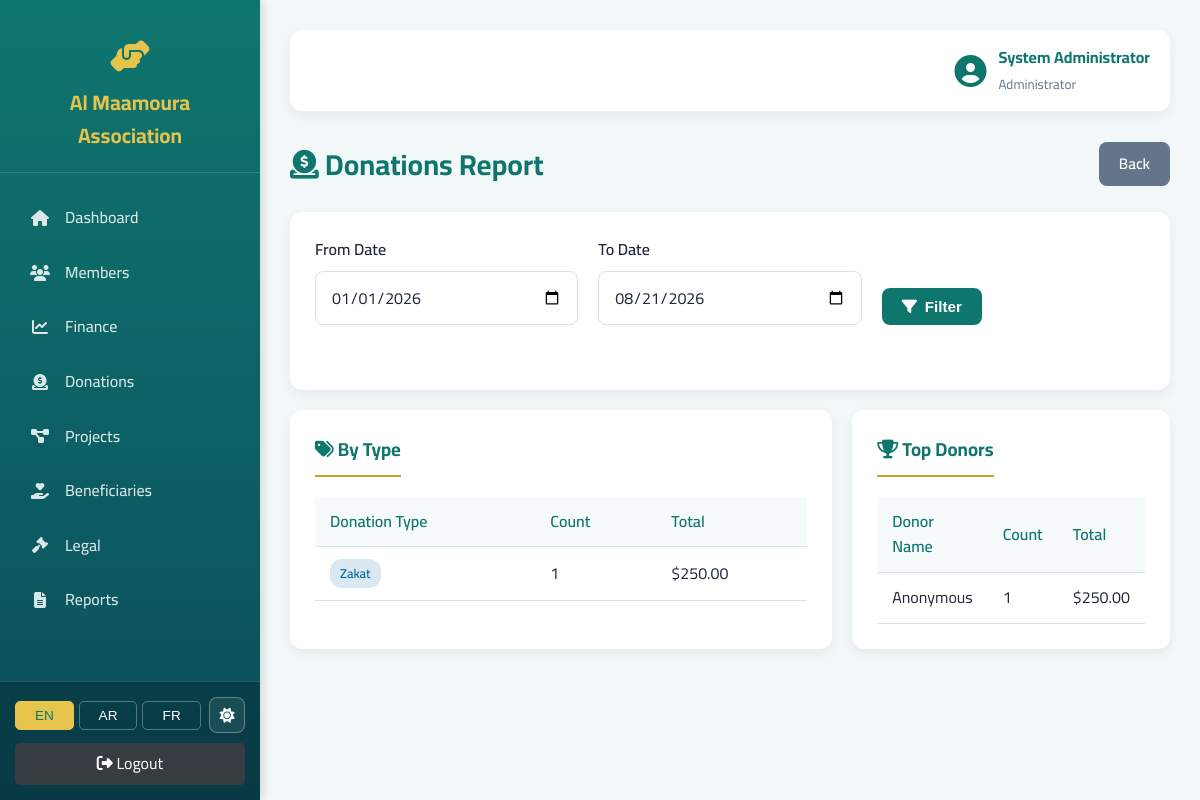
Screenshot of /reports/donations (signed in) with the database file from the repository.
### tables this page shows
CREATE TABLE donations (
    id INTEGER PRIMARY KEY AUTOINCREMENT,
    donor_id INTEGER,
    donation_number VARCHAR(50) UNIQUE NOT NULL,
    donation_date DATE NOT NULL,
    amount DECIMAL(15,2) NOT NULL,
    donation_type VARCHAR(20) CHECK(donation_type IN ('general','zakat','kafara','sadaqa','waqf','specific')) NOT NULL,
    project_id INTEGER,
    campaign_id INTEGER,
    payment_method VARCHAR(20),
    is_anonymous BOOLEAN DEFAULT 0,
    receipt_issued BOOLEAN DEFAULT 0,
    notes TEXT,
    FOREIGN KEY (donor_id) REFERENCES donors(id),
    FOREIGN KEY (project_id) REFERENCES projects(id),
    FOREIGN KEY (campaign_id) REFERENCES campaigns(id)
);

### app/controllers/reports.py (the view)
@reports_bp.route('/donations')
@login_required
def donations_report():
    conn = get_db()
    from_date = request.args.get('from', '2026-01-01')
    to_date = request.args.get('to', datetime.now().strftime('%Y-%m-%d'))
    by_type = conn.execute('''
        SELECT donation_type, COUNT(*) as count, SUM(amount) as total
        FROM donations WHERE donation_date BETWEEN ? AND ?
        GROUP BY donation_type
    ''', (from_date, to_date)).fetchall()
    top_donors = conn.execute('''
        SELECT COALESCE(d.full_name, d.company_name, 'Anonymous') as name,
               COUNT(do.id) as count, SUM(do.amount) as total
        FROM donations do
        LEFT JOIN donors d ON do.donor_id = d.id
        WHERE do.donation_date BETWEEN ? AND ?
        GROUP BY do.donor_id
        ORDER BY total DESC LIMIT 10
    ''', (from_date, to_date)).fetchall()
    conn.close()
    return render_template('reports/donations.html', by_type=by_type, top_donors=top_donors,
                          from_date=from_date, to_date=to_date)

### app/helpers/auth.py (called while the page is built)
def get_db():
    conn = sqlite3.connect(Config.DATABASE)
    conn.row_factory = sqlite3.Row
    conn.execute("PRAGMA foreign_keys = ON")  # [FIX] ensure FK enforcement
    return conn

def login_required(f):
    @wraps(f)
    def decorated(*args, **kwargs):
        if 'user_id' not in session:
            return redirect(url_for('auth.login'))
        return f(*args, **kwargs)
    return decorated

### app/helpers/i18n.py (called while the page is built)
def get_current_lang():
    lang = request.args.get('lang')
    if lang and lang in ['en', 'ar', 'fr']:
        session['lang'] = lang
        return lang
    return session.get('lang', request.accept_languages.best_match(['en', 'ar', 'fr']) or 'en')

def t(key, lang=None):
    if lang is None:
        lang = get_current_lang()
    return _translations.get(lang, {}).get(key, _translations['en'].get(key, key))

def inject_i18n():
    lang = get_current_lang()
    return {
        'current_lang': lang,
        'dir': 'rtl' if lang == 'ar' else 'ltr',
        't': lambda key: t(key, lang),
        'translations': _translations.get(lang, {})
    }

### app/templates/reports/donations.html (shortened to what this page needs)
{% extends "base.html" %}
{% block content %}
<div class="page-header">
    <h1><i class="fas fa-donate"></i> {{ t('donations_report') }}</h1>
    <a href="{{ url_for('reports.index') }}" class="btn btn-secondary">{{ t('back') }}</a>
</div>
<div class="card">
    <form method="get" action="{{ url_for('reports.donations_report') }}">
        <div class="form-row">
            <div class="form-group">
                <label>{{ t('from_date') }}</label>
                <input type="date" name="from" class="form-control" value="{{ from_date }}">
            </div>
            <div class="form-group">
                <label>{{ t('to_date') }}</label>
                <input type="date" name="to" class="form-control" value="{{ to_date }}">
            </div>
            <div class="form-group" style="align-self: flex-end;">
                <button type="submit" class="btn btn-primary">
                    <i class="fas fa-filter"></i> {{ t('filter') }}
                </button>
            </div>
        </div>
    </form>
</div>
<div class="grid-2">
    <div class="card">
        <h3><i class="fas fa-tags"></i> {{ t('by_type') }}</h3>
        <table>
            <thead>
                <tr>
                    <th>{{ t('donation_type') }}</th>
                    <th>{{ t('count') }}</th>
                    <th>{{ t('total') }}</th>
                </tr>
            </thead>
            <tbody>
            {% for row in by_type %}
                <tr>
                    <td><span class="badge badge-info">{{ t('type_' + row['donation_type']) }}</span></td>
                    <td>{{ row['count'] }}</td>
                    <td>${{ "%.2f"|format(row['total'] or 0) }}</td>
                </tr>
            {% else %}
                <tr><td colspan="3" style="text-align:center; padding:20px;">{{ t('no_data') }}</td></tr>
            {% endfor %}
            </tbody>
        </table>
    </div>
    <div class="card">
        <h3><i class="fas fa-trophy"></i> {{ t('top_donors') }}</h3>
        <table>
            <thead>
                <tr>
                    <th>{{ t('donor_name') }}</th>
                    <th>{{ t('count') }}</th>
                    <th>{{ t('total') }}</th>
                </tr>
            </thead>
            <tbody>
            {% for row in top_donors %}
                <tr>
                    <td>{{ row['name'] or '—' }}</td>
                    <td>{{ row['count'] }}</td>
                    <td>${{ "%.2f"|format(row['total'] or 0) }}</td>
                </tr>
            {% else %}
                <tr><td colspan="3" style="text-align:center; padding:20px;">{{ t('no_data') }}</td></tr>
            {% endfor %}
            </tbody>
        </table>
    </div>
</div>
{% endblock %}

### static/css/main.css (style rules this page uses)
:root { --primary: #0F766E; --primary-dark: #115E59; --primary-light: #2DD4BF; --secondary: #C9A227; --secondary-light: #E6C44C; --sky: #0EA5E9; --sky-light: #E0F2FE; --bg: #F2F7F8; --card-bg: #FFFFFF; --surface: #F7FAFB; --text: #1E293B; --text-light: #64748B; --border: #D5E3E7; --success: #15803D; --danger: #DC2626; --warning: #B45309; --info: #0369A1; --sidebar-width: 260px; --topbar-height: 70px; --sidebar-gradient: linear-gradient(180deg, #0F766E 0%, #0A4D5C 100%); --login-gradient: linear-gradient(135deg, #0F766E 0%, #0A4D5C 100%); --shadow: 0 4px 12px rgba(15, 23, 42, 0.06); --shadow-hover: 0 8px 20px rgba(15, 23, 42, 0.12); }
* { margin: 0; padding: 0; box-sizing: border-box; }
body { font-family: 'Cairo', 'Roboto', sans-serif; background: var(--bg); color: var(--text); line-height: 1.6; transition: background 0.3s, color 0.3s; }
.page-header { display: flex; justify-content: space-between; align-items: center; margin-bottom: 25px; }
.page-header h1 { color: var(--primary); font-size: 1.8rem; }
.card { background: var(--card-bg); padding: 25px; border-radius: 12px; box-shadow: var(--shadow); margin-bottom: 20px; }
.card h3 { color: var(--primary); margin-bottom: 20px; padding-bottom: 10px; border-bottom: 2px solid var(--secondary); display: inline-block; }
.grid-2 { display: grid; grid-template-columns: 2fr 1fr; gap: 20px; }
table { width: 100%; border-collapse: collapse; }
th, td { padding: 12px 15px; text-align: start; border-bottom: 1px solid var(--border); }
th { background: var(--surface); color: var(--primary); font-weight: 600; }
.btn { display: inline-flex; align-items: center; gap: 8px; padding: 10px 20px; border: none; border-radius: 8px; cursor: pointer; font-weight: 600; text-decoration: none; transition: all 0.3s; font-size: 0.95rem; }
.btn-primary { background: var(--primary); color: #fff; }
.btn-secondary { background: #64748B; color: white; }
.form-group { margin-bottom: 20px; }
.form-group label { display: block; margin-bottom: 8px; font-weight: 600; color: var(--text); }
.form-control { width: 100%; padding: 10px 15px; border: 1px solid var(--border); border-radius: 8px; font-size: 1rem; transition: 0.3s; font-family: inherit; background: var(--card-bg); color: var(--text); }
.form-row { display: flex; gap: 20px; margin-bottom: 20px; }
.form-row .form-group { flex: 1; }
.badge { display: inline-block; padding: 4px 10px; border-radius: 12px; font-size: 0.8rem; font-weight: 600; }
.badge-info { background: color-mix(in srgb, var(--info) 15%, transparent); color: var(--info); }

### rows the page displays
donations: donation_type "Zakat", count "1", amount "250.00"

### other values shown
{{ t('app_name') }} "Al Maamoura Association"
{{ t('dashboard') }} "Dashboard"
{{ t('members') }} "Members"
{{ t('finance') }} "Finance"
{{ t('donations') }} "Donations"
{{ t('projects') }} "Projects"
{{ t('beneficiaries') }} "Beneficiaries"
{{ t('legal') }} "Legal"
{{ t('reports') }} "Reports"
{{ t('logout') }} "Logout"
{{ session.full_name }} "System Administrator"
{{ t('role_' + session.role) }} "Administrator"
{{ t('donations_report') }} "Donations Report"
{{ t('back') }} "Back"
{{ t('from_date') }} "From Date"
